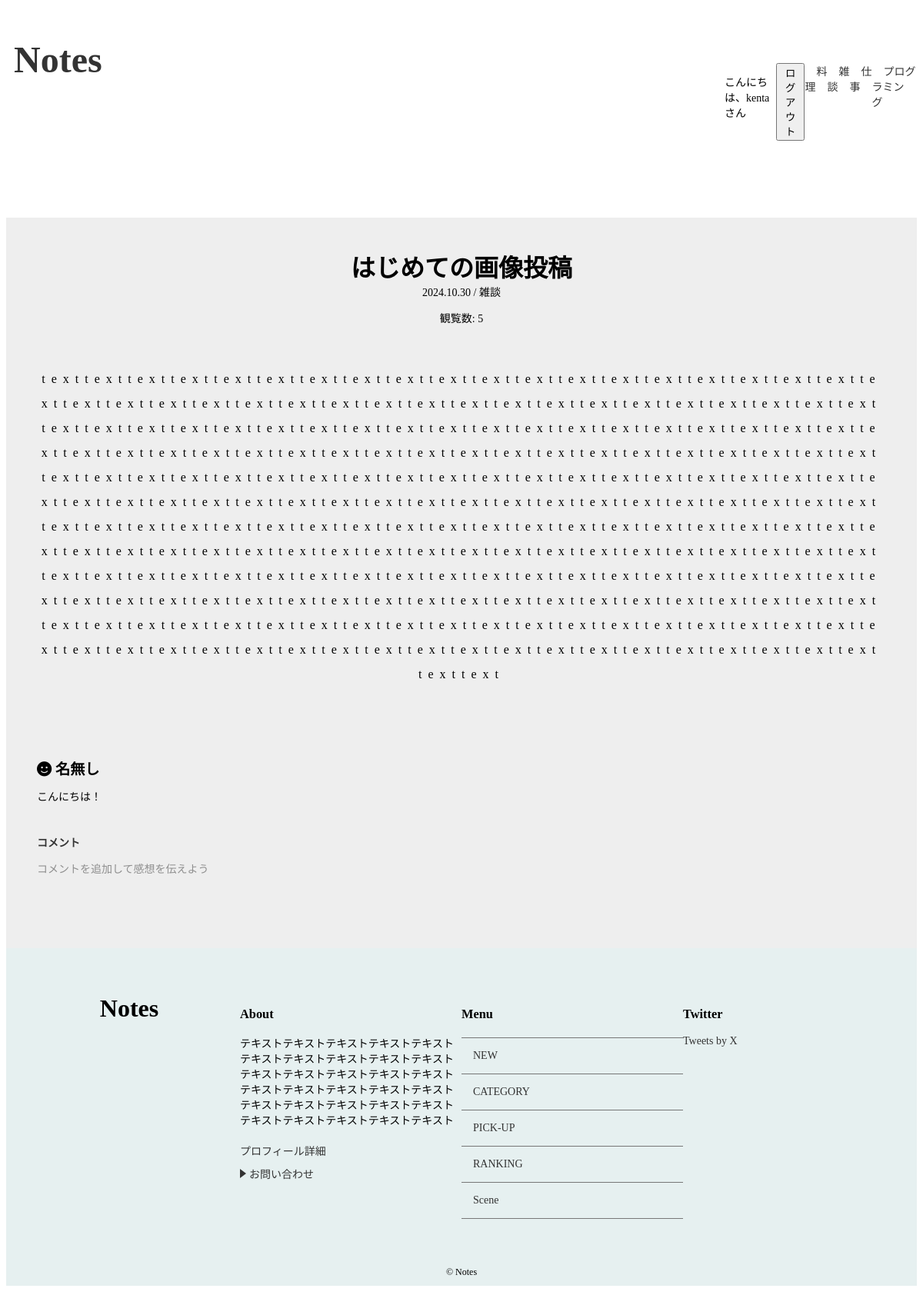
Screenshot of /detail/4/ (signed in) with the database file from the repository.
### notes/models.py (models this page shows, shortened)
class Post(models.Model):
    title = models.CharField('タイトル',max_length=255)
    image = models.ImageField(upload_to='images',verbose_name='イメージ画像',null=True, blank=True)
    text = models.TextField('本文')
    author = models.ForeignKey(User, on_delete=models.CASCADE, verbose_name='著者', null=True, blank=True)
    created_at = models.DateTimeField('作成日',default=timezone.now)
    category = models.ForeignKey(Category,verbose_name='カテゴリ',on_delete=models.PROTECT)
    views = models.PositiveIntegerField(default=1)

class Category(models.Model):
    name = models.CharField('カテゴリ',max_length=30)
    image = models.ImageField(upload_to='category_images/', blank=True,null=True)
    created_at = models.DateField('作成日',default=timezone.now)
    def __str__(self):
        return self.name

class Comment(models.Model):
    name = models.CharField('コメント',max_length=30,default='名無し')
    text = models.TextField('本文')
    post = models.ForeignKey(Post,verbose_name='紐づく記事',on_delete=models.PROTECT)
    created_at = models.DateField('作成日',default=timezone.now)

### notes/views.py (the view)
# urls.py: path('detail/<int:pk>/',views.DetailView.as_view(),name='detail'),
class DetailView(generic.DetailView):
    model = Post
    def get(self, request, *args, **kwargs):
        response = super().get(request, *args, **kwargs)
        post = self.get_object()
        post.views += 1
        post.save()
        return response

### notes/context_processors.py (called while the page is built)
def common(repuest):
    context = {
        'category_list':Category.objects.all(),
    }
    return context

### notes/templates/notes/post_detail.html
{% extends 'notes/base.html' %}
{% load static %}
{% block extra_css %}
<link rel="stylesheet" href="{% static 'notes/css/detail.css' %}">
{% endblock %}
{% block content %}
{% if post %}
<div id="post-detail-container">
  <div id="post-detail" class="wrapper">
    <div id="post-detail-title">{{ post.title }}</div>
    <div id="post-detail-created_at">
      {{ post.created_at|date:"Y.m.d"}} / {{ post.category }}
    </div>
    <p>観覧数: {{ post.views }}</p>
    <div id="post-detail-text">
      {{ post.text|linebreaksbr }}
    </div>
    {% else %}
    <p>データが見つかりませんでした。</p>
  {% endif %}
  </div>
    <div id="post-detail-comments" class="wrapper">
    {% for comment in post.comment_set.all %}
    <div id="comment-content">
      <div id="comment-name">
        <i class="fa-solid fa-face-smile"></i> {{ comment.name }}
      </div>
      <div id="comment-text">
        {{ comment.text|linebreaksbr }}
      </div>
    </div>
    {% endfor %}
    <div id="comment-btn">
      <a  href="{% url 'notes:comment' post.pk %}">コメント</a>
      <p>コメントを追加して感想を伝えよう</p>
    </div>
  </div>
</div>
{% endblock %}

### notes/templates/notes/base.html (shortened to what this page needs)
<!DOCTYPE html>
<html lang="ja">
<head>
    <link rel="stylesheet" href="https://cdnjs.cloudflare.com/ajax/libs/font-awesome/6.6.0/css/all.min.css">
     {% load static %}
    <link rel="stylesheet" href="{% static 'notes/css/index.css' %}">
    {% block extra_css %}{% endblock %}
</head>
<body>
  <header id="header">
      <div class="site-title wrapper">
        <a href="{% url 'notes:index'%}">Notes</a>
      </div>
      <nav id="navi">
        <ul class="menu">
          {% if user.is_authenticated %}
          <li>
            <p>こんにちは、{{ user.username }} さん</p>
          </li>
          <li>
            <form action="{% url 'notes:logout' %}" method="post">
              <button type="submit">ログアウト</button>
            </form>
          </li>
          {% endif %}
          <li>
            <a href="#">料理</a>
          </li>
          <li>
            <a href="#">雑談</a>
          </li>
          <li>
            <a href="#">仕事</a>
          </li>
          <li>
            <a href="#">プログラミング</a>
          </li>
        </ul>
      </nav>
  </header>
  {% block content %}
  {% endblock %}
    <footer id="footer">
      <div class="content wrapper">
        <div class="content-top">
          Notes
        </div>
        <section class="item">
          <h3 class="footer-title">About</h3>
          <p>
            テキストテキストテキストテキストテキストテキストテキストテキストテキストテキスト
            テキストテキストテキストテキストテキストテキストテキストテキストテキストテキスト
            テキストテキストテキストテキストテキストテキストテキストテキストテキストテキスト
          </p>
          <ul class="about-list">
            <li><a href="#" class="{% url 'notes:about' %}">プロフィール詳細</a></li>
            <li><a href="{% url 'notes:contact_form' %}" class="arrow">お問い合わせ</a></li>
          </ul>
        </section>
        <section class="item">
          <h3 class="footer-title">Menu</h3>
          <ul class="menu-list">
            <li><a href="#main-container">NEW</a></li>
            <li><a href="#category-container">CATEGORY</a></li>
            <li><a href="#pick-up-container">PICK-UP</a></li>
            <li><a href="#ranking-container">RANKING</a></li>
            <li><a href="#scene-container">Scene</a></li>
          </ul>
        </section>
        <section class="item">
          <h3 class="footer-title">Twitter</h3>
          <a class="twitter-timeline" data-height="315" href="https://twitter.com/X?ref_src=twsrc%5Etfw">Tweets by X</a>
        </section>
      </div>
      <p class="copyright">&copy Notes</p>
    </footer>
</body>
</html>

### notes/static/notes/css/index.css (style rules this page uses)
* { box-sizing: border-box; }
html { font-size: 100%; scroll-behavior: smooth; }
body { font-size: 0.875rem; background-color: #ffffff; }
a { color: #333; text-decoration: none; transform: all 0.5s; }
li { list-style: none }
.wrapper { max-width: 1200px; margin: 0 auto; padding: 0 0; }
.site-title { font-size: 2rem; }
#header { display: flex; justify-content: space-between; width: 100%; margin-top: 30px; margin-bottom: 30px; }
#header .site-title { text-align: left; font-size: 2rem; font-weight: bold; margin-left: 10px; }
#navi { position: relative; }
.menu { list-style: none; padding: 0; margin: 0; position: fixed; top: 0; right: 0; height: 100%; width: 250px; background-color: #f8f8f8; transform: translateX(100%); transition: transform 0.3s ease; display: flex; flex-direction: column; gap: 1rem; padding-top: 2rem; }
.menu a { text-decoration: none; color: #333; padding: 10px 20px; }
#footer { font-size: 0.875rem; background-color: #e6f0f0; }
#footer .item { margin-bottom: 20px; width: 100%; }
footer { padding-top: 60px; }
#footer .content { display: flex; justify-content: space-between; flex-direction: column; align-items: flex-start; padding: 0 1rem; }
.content-top { display: inline-block; width: 100%; text-align: center; font-size: 2rem; font-weight: bold; }
#footer ul.about-list { margin: 20px 0; padding: 0; }
#footer ul.about-list li { margin-bottom: 10px; }
#footer ul.about-list .arrow { position: relative; display: inline-block; padding-left: 12px; color: #333; }
#footer ul.about-list .arrow::before { content: ''; width: 0; height: 0; border-style: solid; border-width: 6px 0 6px 8px; border-color: transparent transparent transparent #333; position: absolute; top: 50%; left: 0; margin-top: -6px; }
#footer ul.menu-list { border-bottom: 1px solid #777; margin: 20px 0; padding: 0; }
#footer ul.menu-list li { border-top: 1px solid #777; padding: 15px; }
#footer .copyright { font-size: 0.750rem; text-align: center; padding: 10px 0; }
@media (min-width: 768px) { #header { margin-top: 50px; margin-bottom: 100px; } }
@media (min-width: 768px) { #header .site-title { font-size: 3rem; } }
@media (min-width: 768px) { #footer .content { flex-direction: row; justify-content: space-between; } }
@media (min-width: 768px) { .menu { display: flex; flex-direction: row; position: static; transform: none; height: auto; background-color: transparent; gap: 0; } }
@media (min-width: 768px) { .menu a { padding: 0 15px; } }
@media (min-width: 768px) { #post-detail-title { font-size: 1.5rem; } }
@media (min-width: 768px) { #post-detail-text { padding: 20px; } }

### notes/static/notes/css/detail.css (style rules this page uses)
#post-detail-container { max-width: 100%; background-color: #eeeeee; padding-top: 40px; padding-bottom: 40px; margin: 0 auto; min-height: 100vh; }
#post-detail { text-align: center; }
#post-detail-title { font-size: 2rem; font-weight: bold; }
#post-detail-text { max-width: 100%; padding: 40px 40px; box-sizing: border-box; word-wrap: break-word; font-size: 1rem; letter-spacing: 0.5em; line-height: 2; }
#post-detail-comments { padding: 40px 40px; }
#comment-content { margin-bottom: 40px; }
#comment-name { font-size: 1.2rem; font-weight: bold; padding: 12px 0 ; }
#comment-btn a { font-weight: bold; }
#comment-btn p { opacity: 0.4; }

### rows the page displays
Post: title "はじめての画像投稿", created_at "2024.10.30", category "雑談", views "5", text "texttexttexttexttexttexttexttexttexttexttexttexttexttexttexttexttexttexttexttexttexttexttexttexttexttexttexttexttexttexttexttexttexttexttexttexttexttexttexttexttexttexttexttexttexttexttexttexttexttexttexttexttexttexttexttexttexttexttexttexttexttexttexttexttexttexttexttexttexttexttexttexttexttexttexttexttexttexttexttexttexttexttexttexttexttexttexttexttexttexttexttexttexttexttexttexttexttexttexttexttexttexttexttexttexttexttexttexttexttexttexttexttexttexttexttexttexttexttexttexttexttexttexttexttexttexttexttexttexttexttexttexttexttexttexttexttexttexttexttexttexttexttexttexttexttexttexttexttexttexttexttexttexttexttexttexttexttexttexttexttexttexttexttexttexttexttexttexttexttexttexttexttexttexttext…"
Comment: name "名無し", text "こんにちは！"

### other values shown
{{ user.username }} "kenta"
